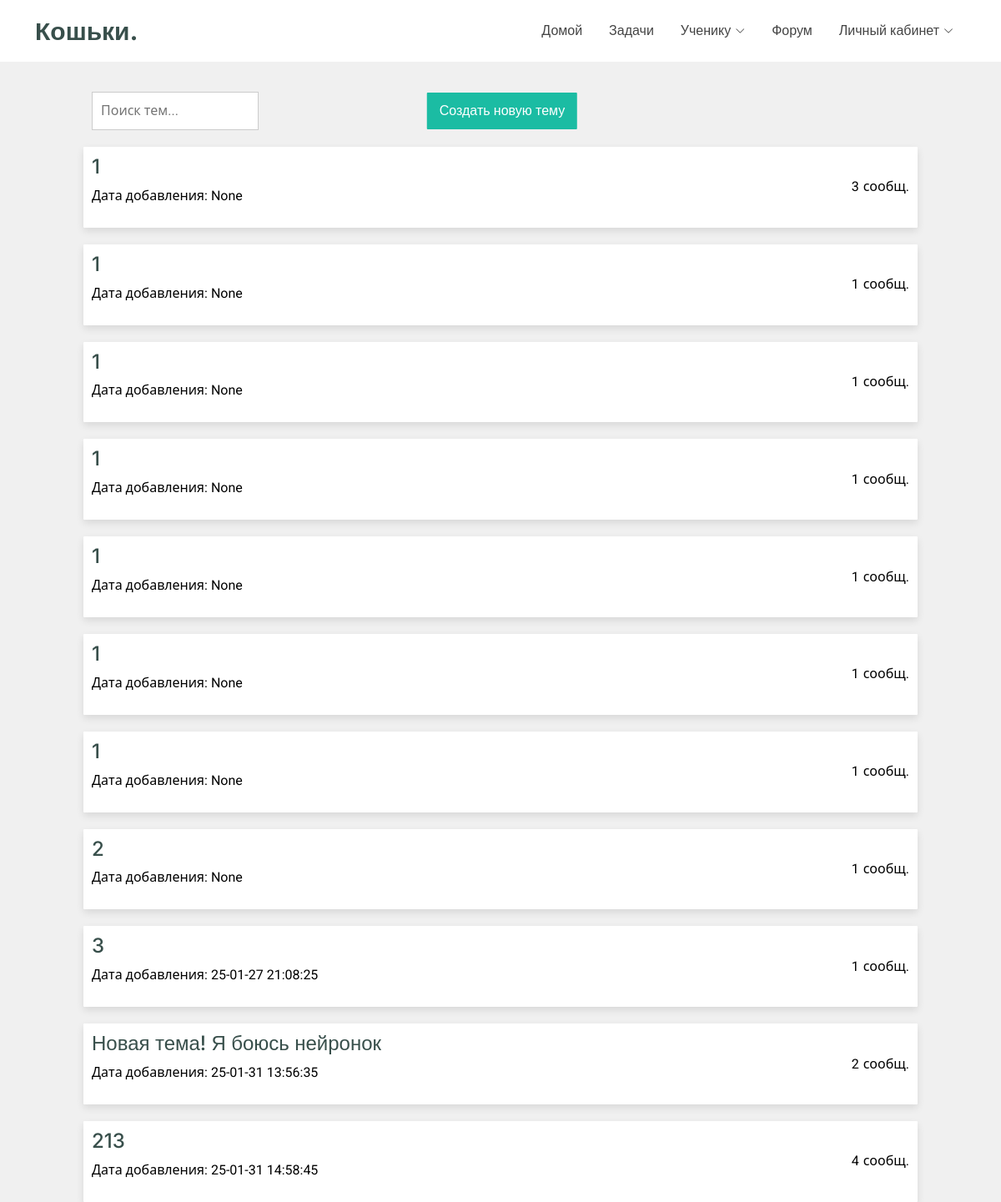
The app's page /forum/topics/all, older data.
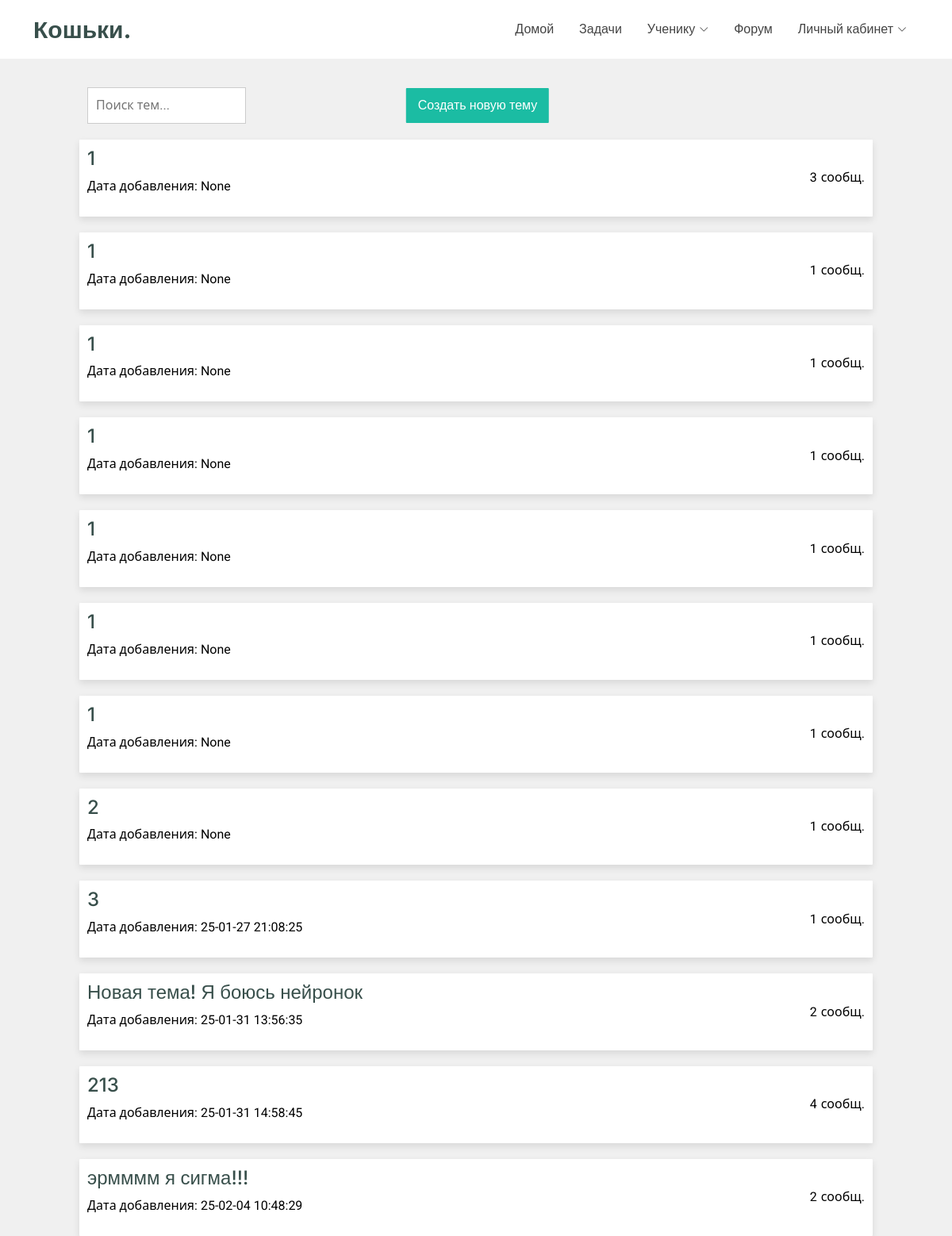
The same page, newer data.
### tables this page shows
CREATE TABLE forum_discussions (discussion_id INT PRIMARY KEY, discussion_name VARCHAR (255), author_id INT REFERENCES users (user_id), messages_count INT, discussion_creation_time DATETIME);

### main.py (the view)
@app.route('/forum/topics/all', methods=['POST', 'GET'])
def forum_main_page():
    if request.method == 'GET':
        discussions = dr.get_discussions()
        print(discussions)
        return render_template("forum_main_page.html", discussions=discussions)
    if request.method == 'POST':
        info = request.form.to_dict()
        topic_id = dr.insert_new_topic(info)
        return redirect(url_for('forum_topic_page', topic_id=topic_id))

### database_requests.py (called while the page is built)
def sql_execute(sql_request):
    ret = cursor.execute(sql_request)
    return ret

def get_discussions():
    sql_req = f"""
        SELECT * FROM forum_discussions
    """
    return sql_execute(sql_req).fetchall()

### templates/forum_main_page.html (shortened to what this page needs)
<!DOCTYPE html>
<html lang="en" xmlns="http://www.w3.org/1999/html">
<head>
  <link href="{{ url_for('static', filename='vendor/bootstrap/css/bootstrap.min.css') }}" rel="stylesheet">
  <link href="{{ url_for('static', filename='vendor/bootstrap-icons/bootstrap-icons.css') }}" rel="stylesheet">
  <link href="{{ url_for('static', filename='vendor/aos/aos.css') }}" rel="stylesheet">
  <link href="{{ url_for('static', filename='vendor/glightbox/css/glightbox.min.css') }}" rel="stylesheet">
  <link href="{{ url_for('static', filename='vendor/swiper/swiper-bundle.min.css') }}" rel="stylesheet">
  <link href="{{ url_for('static', filename='/css/main.css') }}" rel="stylesheet">
</head>
<body class="forum-page">
  {% include 'header.html' %}
    <div class="btn-container">
      <button class="btn-primary" id="openModal">
          Создать новую тему
      </button>
      <input type="text" class="search-input" placeholder="Поиск тем...">
    </div>
    <div class="discussion-container">
      {% for d in discussions %}
        <a href="/forum/topics/{{ d[0] }}" class="discussion-item" style="color: black">
          <div class="left-section">
              <h4>{{ d[1] }}</h4>
              <p>Дата добавления: {{ d[4] }}</p>
          </div>
          <div class="message-count">
              <span class="count">{{ d[3] }}</span> <span class="label">сообщ.</span>
          </div>
        </a>
      {% endfor %}
    </div>
</body>
</html>

### templates/header.html (shortened to what this page needs)
<header id="header" class="header d-flex align-items-center fixed-top">
    <div class="container-fluid container-xl position-relative d-flex align-items-center justify-content-between">
        <a href="/" class="logo d-flex align-items-center">
            <h1 class="sitename">Кошьки.</h1>
        </a>
        <nav id="navmenu" class="navmenu">
            <ul>
                <li><a href="/">Домой</a></li>
                <li><a href="/problems/all">Задачи</a></li>
                <li class="dropdown"><a href="#"><span>Ученику</span> <i class="bi bi-chevron-down toggle-dropdown"></i></a>
                </li>
                <li><a href="/forum/topics/all">Форум</a></li>
                {% if not user %}
                <li class="dropdown"><a href="#"><span>Личный кабинет</span> <i class="bi bi-chevron-down toggle-dropdown"></i></a>
                </li>
                {% endif %}
            </ul>
        </nav>
    </div>
</header>

### static/css/main.css (style rules this page uses)
:root { --default-font: "Roboto", system-ui, -apple-system, "Segoe UI", Roboto, "Helvetica Neue", Arial, "Noto Sans", "Liberation Sans", sans-serif, "Apple Color Emoji", "Segoe UI Emoji", "Segoe UI Symbol", "Noto Color Emoji"; --heading-font: "Inter", sans-serif; --nav-font: "Poppins", sans-serif; }
:root { --background-color: #ffffff; --default-color: #444444; --heading-color: #384f4b; --accent-color: #1bbca3; --surface-color: #ffffff; --contrast-color: #ffffff; --incorrect-answer-color: #ff4040; --correct-answer-color: #acf273; --empty-answer-color: #c9c9c9; }
:root { --nav-color: #444444; --nav-hover-color: #1bbca3; --nav-mobile-background-color: #ffffff; --nav-dropdown-background-color: #ffffff; --nav-dropdown-color: #444444; --nav-dropdown-hover-color: #1bbca3; }
:root { scroll-behavior: smooth; }
body { color: var(--default-color); background-color: var(--background-color); font-family: var(--default-font); overflow-y: scroll; }
a { color: var(--accent-color); text-decoration: none; transition: 0.3s; }
h1, h2, h3, h4, h5, h6 { color: var(--heading-color); font-family: var(--heading-font); }
.header { color: var(--default-color); background-color: var(--background-color); padding: 15px 0; transition: all 0.5s; z-index: 997; }
.header .logo { line-height: 1; }
.header .logo h1 { font-size: 30px; margin: 0; font-weight: 700; color: var(--heading-color); }
@media (min-width: 1200px) { .navmenu { padding: 0; } }
@media (min-width: 1200px) { .navmenu ul { margin: 0; padding: 0; display: flex; list-style: none; align-items: center; } }
@media (min-width: 1200px) { .navmenu li { position: relative; } }
@media (min-width: 1200px) { .navmenu a, .navmenu a:focus { color: var(--nav-color); padding: 10px 15px; margin-left: 2px; font-size: 16px; font-family: var(--nav-font); font-weight: 400; display: flex; align-items: center; justify-content: space-between; white-space: nowrap; transition: 0.3s; } }
@media (min-width: 1200px) { .navmenu a i, .navmenu a:focus i { font-size: 12px; line-height: 0; margin-left: 5px; transition: 0.3s; } }
.btn-primary { padding: 10px 15px; margin-left: 2px; font-size: 16px; font-family: var(--nav-font); font-weight: 400; display: flex; align-items: center; justify-content: space-between; white-space: nowrap; color: var(--contrast-color); background-color: var(--nav-hover-color); border: none transition: background-color 0.3s; }

### templates/forum_main_page.html (style rules this page uses)
body { background-color: #f0f0f0; overflow-y: scroll; }
.discussion-item { display: flex; flex-direction: row; max-width: 1000px; margin: 20px auto 0; padding: 10px; background-color: white; border-radius: 1px; box-shadow: 0 4px 10px rgba(0, 0, 0, 0.1); }
.btn-container { display: flex; align-items: center; justify-content: space-between; max-width: 1000px; margin: 110px auto 0; position: relative }
.left-section { display: flex; flex-direction: column; }
.message-count { display: flex; margin-left: auto; align-items: center; }
.label { margin-left: 5px; }
.btn-primary { border: 0px; border-radius: 1px; position: absolute; left: 50%; transform: translateX(-50%); }
.search-input { margin-left: 10px; padding: 10px; border: 1px solid #ccc; width: 200px; }

Row changes from the older to the newer data that the page shows:
added forum_discussions: discussion_name "эрмммм я сигма!!!", discussion_creation_time "25-02-04 10:48:29", messages_count "2"
